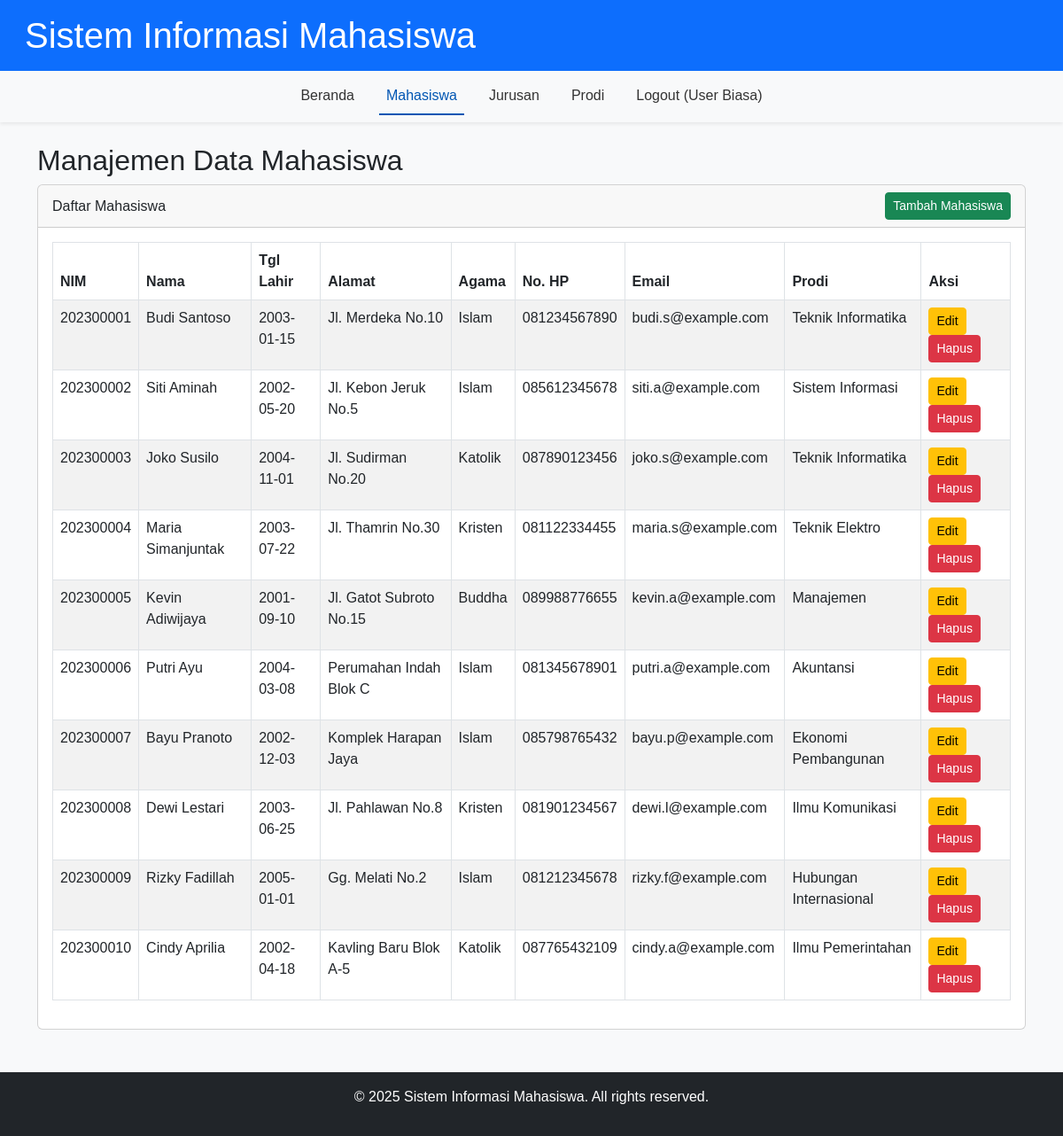
/mahasiswa.php (signed in), run on the app's committed database.
### tables this page shows
CREATE TABLE `users` (
  `userId` varchar(30) NOT NULL,
  `passw` varchar(100) NOT NULL,
  `nama` varchar(50) NOT NULL
);

CREATE TABLE `mahasiswa` (
  `nim` varchar(9) NOT NULL,
  `nama` varchar(50) NOT NULL,
  `tgl_lahir` date DEFAULT NULL,
  `alamat` varchar(150) DEFAULT NULL,
  `agama` varchar(1) DEFAULT NULL COMMENT 'A=Islam, B=Kristen, C=Katolik, D=Hindu, E=Buddha, F=Konghucu',
  `no_hp` varchar(15) DEFAULT NULL,
  `email` varchar(100) DEFAULT NULL,
  `id_prodi` int(2) DEFAULT NULL
);

CREATE TABLE `prodi` (
  `id_prodi` int(2) NOT NULL,
  `nama_prodi` varchar(40) NOT NULL,
  `id_jurusan` int(2) NOT NULL
);

### functions.php (called while the page is built, shortened)
<?php
function is_logged_in() {
    return isset($_SESSION['user_id']);
}
function get_current_user_name() {
    global $conn;
    if (is_logged_in()) {
        $stmt = $conn->prepare("SELECT nama FROM users WHERE userId = ?");
        $stmt->bind_param("s", $_SESSION['user_id']);
        $stmt->execute();
        $result = $stmt->get_result();
        if ($result->num_rows === 1) {
            $row = $result->fetch_assoc();
            return $row['nama'];
        }
    }
    return 'Tamu';
}
?>

### mahasiswa.php (the view, shortened to what this page needs)
<?php
include 'config.php';
include 'functions.php';
include 'header.php';
?>
<h2>Manajemen Data Mahasiswa</h2>
<div class="card">
    <div class="card-header d-flex justify-content-between align-items-center">
        Daftar Mahasiswa
        <a href="mahasiswa.php?action=add" class="btn btn-success btn-sm">Tambah Mahasiswa</a>
    </div>
    <div class="card-body">
        <div class="table-responsive">
            <table class="table table-bordered table-striped">
                <thead>
                    <tr>
                        <th>NIM</th>
                        <th>Nama</th>
                        <th>Tgl Lahir</th>
                        <th>Alamat</th>
                        <th>Agama</th>
                        <th>No. HP</th>
                        <th>Email</th>
                        <th>Prodi</th>
                        <th>Aksi</th>
                    </tr>
                </thead>
                <tbody>
                    <?php
                    $sql = "SELECT m.*, p.nama_prodi FROM mahasiswa m JOIN prodi p ON m.id_prodi = p.id_prodi ORDER BY m.nim ASC";
                    $result = $conn->query($sql);
                    if ($result->num_rows > 0) {
                        while ($row = $result->fetch_assoc()) {
                            $agama_text = '';
                            switch($row['agama']) {
                                case 'A': $agama_text = 'Islam'; break;
                                case 'B': $agama_text = 'Kristen'; break;
                                case 'C': $agama_text = 'Katolik'; break;
                                case 'E': $agama_text = 'Buddha'; break;
                            }
                            ?>
                            <tr>
                                <td><?= htmlspecialchars($row['nim']) ?></td>
                                <td><?= htmlspecialchars($row['nama']) ?></td>
                                <td><?= htmlspecialchars($row['tgl_lahir']) ?></td>
                                <td><?= htmlspecialchars($row['alamat']) ?></td>
                                <td><?= htmlspecialchars($agama_text) ?></td>
                                <td><?= htmlspecialchars($row['no_hp']) ?></td>
                                <td><?= htmlspecialchars($row['email']) ?></td>
                                <td><?= htmlspecialchars($row['nama_prodi']) ?></td>
                                <td>
                                    <a href="mahasiswa.php?action=edit&nim=<?= urlencode($row['nim']) ?>" class="btn btn-warning btn-sm me-1">Edit</a>
                                    <a href="mahasiswa.php?action=delete&nim=<?= urlencode($row['nim']) ?>" class="btn btn-danger btn-sm" onclick="return confirm('Apakah Anda yakin ingin menghapus data ini?');">Hapus</a>
                                </td>
                            </tr>
                            <?php
                        }
                    } else {
                        echo "<tr><td colspan='9' class='text-center'>Tidak ada data mahasiswa.</td></tr>";
                    }
                    ?>
                </tbody>
            </table>
        </div>
    </div>
</div>
<?php
include 'footer.php';
?>

### header.php (shortened to what this page needs)
<!DOCTYPE html>
<html lang="id">
<head>
    <link href="https://cdn.jsdelivr.net/npm/bootstrap@5.3.0/dist/css/bootstrap.min.css" rel="stylesheet">
    <link rel="stylesheet" href="https://cdnjs.cloudflare.com/ajax/libs/font-awesome/6.0.0-beta3/css/all.min.css">
    <link rel="stylesheet" href="style.css">
</head>
<body>
    <header class="bg-primary text-white p-3">
        <div class="container-fluid">
            <h1 class="mb-0">Sistem Informasi Mahasiswa</h1>
        </div>
    </header>
    <nav class="navbar navbar-expand-lg navbar-light bg-light shadow-sm">
        <div class="container-fluid">
            <div class="collapse navbar-collapse" id="navbarNav">
                <ul class="navbar-nav mx-auto">
                    <li class="nav-item">
                        <a class="nav-link <?= (basename($_SERVER['PHP_SELF']) == 'dashboard.php') ? 'active' : '' ?>" href="dashboard.php">Beranda</a>
                    </li>
                    <li class="nav-item">
                        <a class="nav-link <?= (basename($_SERVER['PHP_SELF']) == 'mahasiswa.php') ? 'active' : '' ?>" href="mahasiswa.php">Mahasiswa</a>
                    </li>
                    <li class="nav-item">
                        <a class="nav-link <?= (basename($_SERVER['PHP_SELF']) == 'jurusan.php') ? 'active' : '' ?>" href="jurusan.php">Jurusan</a>
                    </li>
                    <li class="nav-item">
                        <a class="nav-link <?= (basename($_SERVER['PHP_SELF']) == 'prodi.php') ? 'active' : '' ?>" href="prodi.php">Prodi</a>
                    </li>
                    <li class="nav-item">
                        <a class="nav-link" href="logout.php">Logout (<?= get_current_user_name() ?>)</a>
                    </li>
                </ul>
            </div>
        </div>
    </nav>
    <main class="container mt-4 mb-5">

### style.css (style rules this page uses)
body { display: flex; flex-direction: column; min-height: 100vh; font-family: Arial, sans-serif; background-color: #f8f9fa; }
header { background-color: #0056b3 !important; }
.navbar-nav .nav-link { color: #333; font-weight: 500; margin: 0 10px; }
.navbar-nav .nav-link.active, .navbar-nav .nav-link:hover { color: #0056b3; border-bottom: 2px solid #0056b3; }

### data on the page
users: nama "User Biasa"
mahasiswa: nim "202300001", nama "Budi Santoso", tgl_lahir "2003-01-15", alamat "Jl. Merdeka No.10", agama "Islam", no_hp "081234567890", email "budi.s@example.com", id_prodi.nama_prodi "Teknik Informatika"
mahasiswa: nim "202300002", nama "Siti Aminah", tgl_lahir "2002-05-20", alamat "Jl. Kebon Jeruk No.5", agama "Islam", no_hp "085612345678", email "siti.a@example.com", id_prodi.nama_prodi "Sistem Informasi"
mahasiswa: nim "202300003", nama "Joko Susilo", tgl_lahir "2004-11-01", alamat "Jl. Sudirman No.20", agama "Katolik", no_hp "087890123456", email "joko.s@example.com", id_prodi.nama_prodi "Teknik Informatika"
mahasiswa: nim "202300004", nama "Maria Simanjuntak", tgl_lahir "2003-07-22", alamat "Jl. Thamrin No.30", agama "Kristen", no_hp "081122334455", email "maria.s@example.com", id_prodi.nama_prodi "Teknik Elektro"
mahasiswa: nim "202300005", nama "Kevin Adiwijaya", tgl_lahir "2001-09-10", alamat "Jl. Gatot Subroto No.15", agama "Buddha", no_hp "089988776655", email "kevin.a@example.com", id_prodi.nama_prodi "Manajemen"
mahasiswa: nim "202300006", nama "Putri Ayu", tgl_lahir "2004-03-08", alamat "Perumahan Indah Blok C", agama "Islam", no_hp "081345678901", email "putri.a@example.com", id_prodi.nama_prodi "Akuntansi"
mahasiswa: nim "202300007", nama "Bayu Pranoto", tgl_lahir "2002-12-03", alamat "Komplek Harapan Jaya", agama "Islam", no_hp "085798765432", email "bayu.p@example.com", id_prodi.nama_prodi "Ekonomi Pembangunan"
mahasiswa: nim "202300008", nama "Dewi Lestari", tgl_lahir "2003-06-25", alamat "Jl. Pahlawan No.8", agama "Kristen", no_hp "081901234567", email "dewi.l@example.com", id_prodi.nama_prodi "Ilmu Komunikasi"
mahasiswa: nim "202300009", nama "Rizky Fadillah", tgl_lahir "2005-01-01", alamat "Gg. Melati No.2", agama "Islam", no_hp "081212345678", email "rizky.f@example.com", id_prodi.nama_prodi "Hubungan Internasional"
mahasiswa: nim "202300010", nama "Cindy Aprilia", tgl_lahir "2002-04-18", alamat "Kavling Baru Blok A-5", agama "Katolik", no_hp "087765432109", email "cindy.a@example.com", id_prodi.nama_prodi "Ilmu Pemerintahan"
